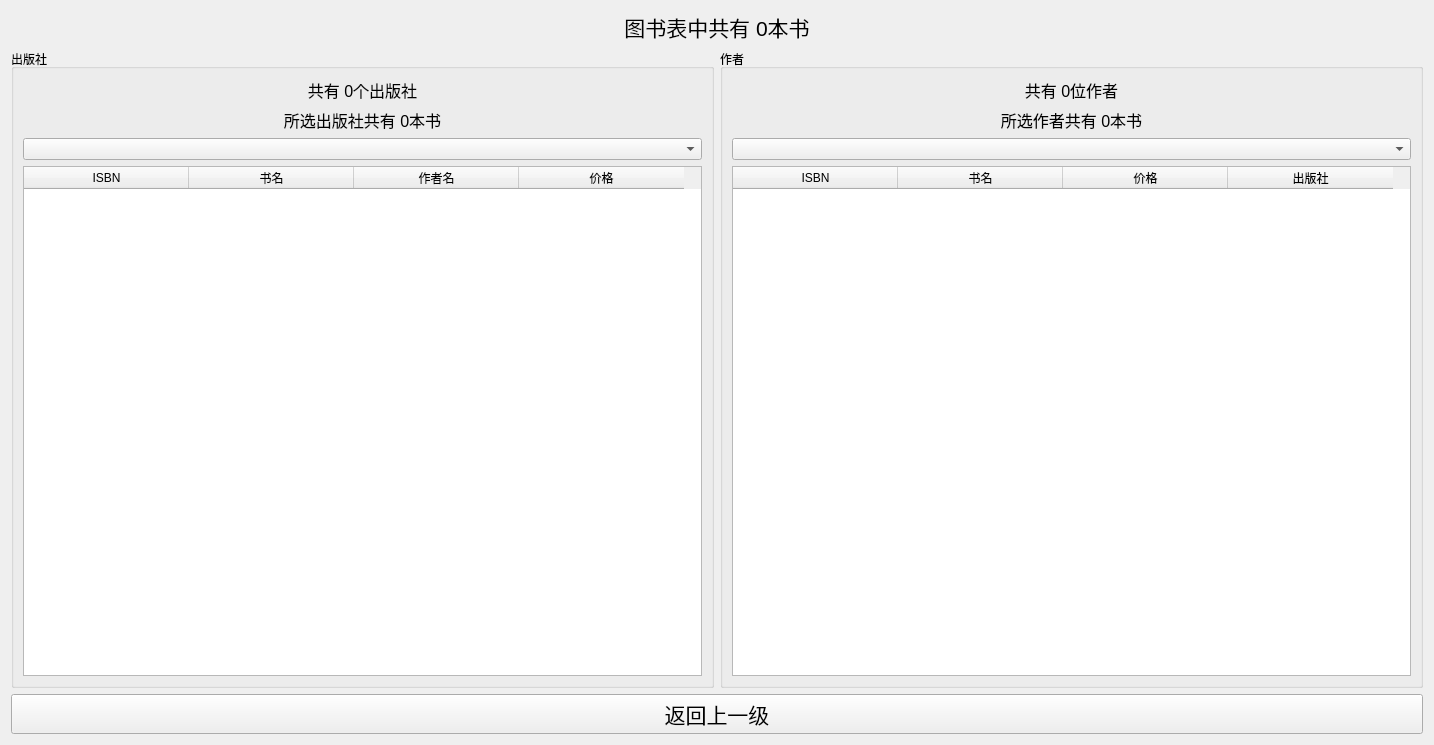
<?xml version="1.0" encoding="UTF-8"?>
<ui version="4.0">
 <class>bookAnalysisWindow</class>
 <widget class="QWidget" name="bookAnalysisWindow">
  <property name="geometry">
   <rect>
    <x>0</x>
    <y>0</y>
    <width>1434</width>
    <height>745</height>
   </rect>
  </property>
  <property name="windowTitle">
   <string>图书管理系统 - 图书信息统计</string>
  </property>
  <property name="windowIcon">
   <iconset>
    <selectedon>D:/pictures/avator.png</selectedon>
   </iconset>
  </property>
  <layout class="QGridLayout" name="gridLayout">
   <item row="0" column="0">
    <widget class="QLabel" name="bookCountLabel">
     <property name="font">
      <font>
       <pointsize>16</pointsize>
      </font>
     </property>
     <property name="text">
      <string>图书表中共有 0本书</string>
     </property>
     <property name="alignment">
      <set>Qt::AlignCenter</set>
     </property>
    </widget>
   </item>
   <item row="1" column="0">
    <layout class="QHBoxLayout" name="horizontalLayout">
     <item>
      <widget class="QGroupBox" name="pressGroupBox">
       <property name="title">
        <string>出版社</string>
       </property>
       <layout class="QVBoxLayout" name="verticalLayout">
        <item>
         <widget class="QLabel" name="pressCountLabel">
          <property name="font">
           <font>
            <pointsize>12</pointsize>
           </font>
          </property>
          <property name="text">
           <string>共有 0个出版社</string>
          </property>
          <property name="alignment">
           <set>Qt::AlignCenter</set>
          </property>
         </widget>
        </item>
        <item>
         <widget class="QLabel" name="selectedPressCountLabel">
          <property name="font">
           <font>
            <pointsize>12</pointsize>
           </font>
          </property>
          <property name="text">
           <string>所选出版社共有 0本书</string>
          </property>
          <property name="alignment">
           <set>Qt::AlignCenter</set>
          </property>
         </widget>
        </item>
        <item>
         <widget class="QComboBox" name="pressComboBox">
          <property name="currentText">
           <string/>
          </property>
         </widget>
        </item>
        <item>
         <widget class="QTableWidget" name="pressBookTable">
          <attribute name="horizontalHeaderDefaultSectionSize">
           <number>165</number>
          </attribute>
          <column>
           <property name="text">
            <string>ISBN</string>
           </property>
          </column>
          <column>
           <property name="text">
            <string>书名</string>
           </property>
          </column>
          <column>
           <property name="text">
            <string>作者名</string>
           </property>
          </column>
          <column>
           <property name="text">
            <string>价格</string>
           </property>
          </column>
         </widget>
        </item>
       </layout>
      </widget>
     </item>
     <item>
      <widget class="QGroupBox" name="authorGroupBox">
       <property name="title">
        <string>作者</string>
       </property>
       <layout class="QVBoxLayout" name="verticalLayout_2">
        <item>
         <widget class="QLabel" name="authorCountLabel">
          <property name="font">
           <font>
            <pointsize>12</pointsize>
           </font>
          </property>
          <property name="text">
           <string>共有 0位作者</string>
          </property>
          <property name="alignment">
           <set>Qt::AlignCenter</set>
          </property>
         </widget>
        </item>
        <item>
         <widget class="QLabel" name="selectedAuthorCountLabel">
          <property name="font">
           <font>
            <pointsize>12</pointsize>
           </font>
          </property>
          <property name="text">
           <string>所选作者共有 0本书</string>
          </property>
          <property name="alignment">
           <set>Qt::AlignCenter</set>
          </property>
         </widget>
        </item>
        <item>
         <widget class="QComboBox" name="authorComboBox"/>
        </item>
        <item>
         <widget class="QTableWidget" name="authorBookTable">
          <attribute name="horizontalHeaderDefaultSectionSize">
           <number>165</number>
          </attribute>
          <column>
           <property name="text">
            <string>ISBN</string>
           </property>
          </column>
          <column>
           <property name="text">
            <string>书名</string>
           </property>
          </column>
          <column>
           <property name="text">
            <string>价格</string>
           </property>
          </column>
          <column>
           <property name="text">
            <string>出版社</string>
           </property>
          </column>
         </widget>
        </item>
       </layout>
      </widget>
     </item>
    </layout>
   </item>
   <item row="2" column="0">
    <widget class="QPushButton" name="exitButton">
     <property name="font">
      <font>
       <pointsize>16</pointsize>
      </font>
     </property>
     <property name="text">
      <string>返回上一级</string>
     </property>
    </widget>
   </item>
  </layout>
 </widget>
 <resources/>
 <connections/>
</ui>
